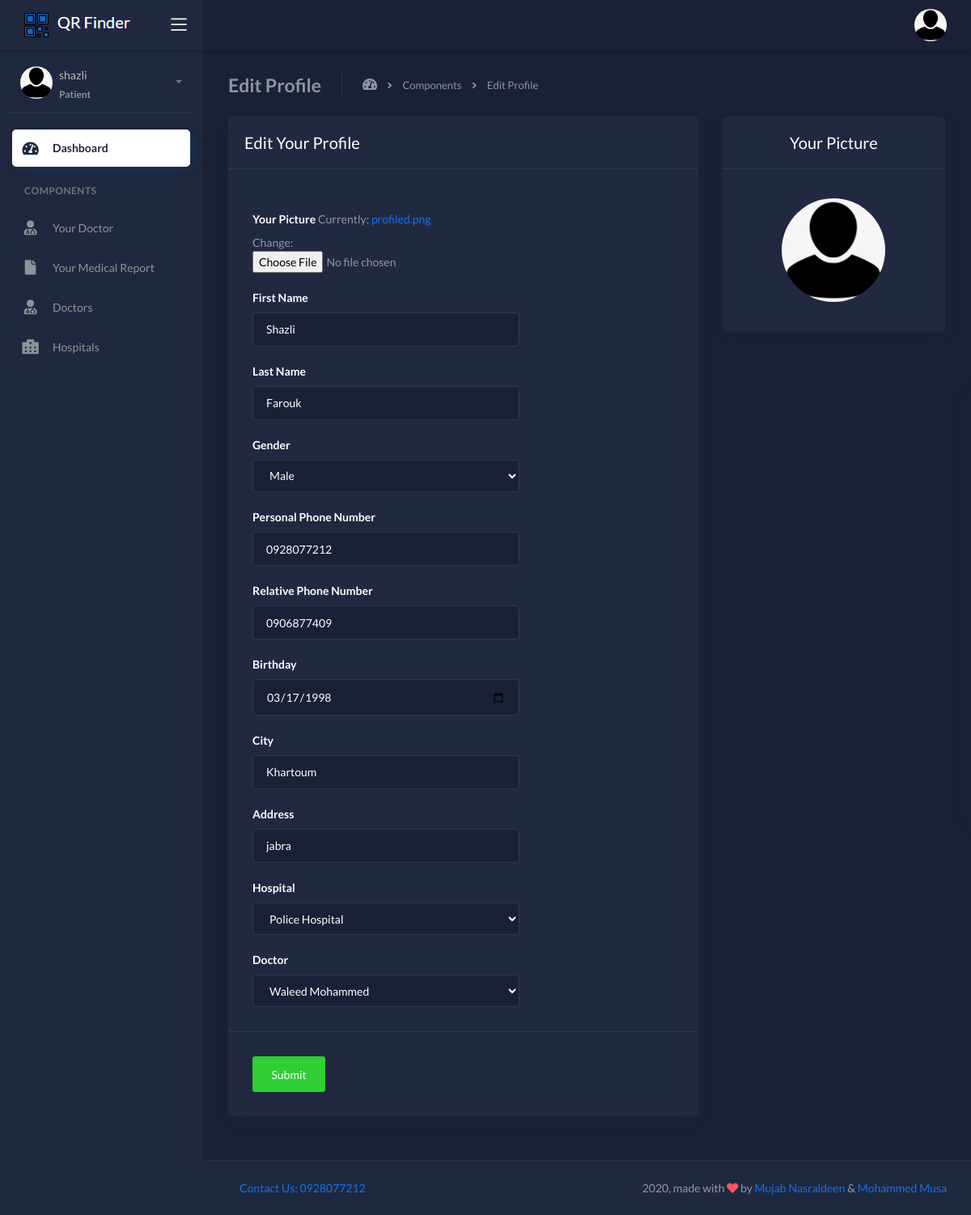
The app's page /ptaccount/ (signed in) with its own data.
### core/models.py (models this page shows, shortened)
class Patient(models.Model):
    GENDER_CHOICES = (
        ('None', 'Select...'),
        ('Male', 'Male'),
        ('Female', 'Female'),
    )
    user           = models.OneToOneField(User,null=True, blank=True, on_delete=models.CASCADE)
    picture        = models.ImageField(default="profiled.png", null=True, blank=True)
    firstname      = models.CharField(max_length=100)
    lastname       = models.CharField(max_length=100)
    gender         = models.CharField(max_length=10, choices=GENDER_CHOICES)
    birthday       = models.DateField(null=True, blank=True)
    city           = models.CharField(max_length=20)
    address        = models.CharField(max_length=100)
    personal_phone = models.CharField(max_length=15, blank=False)
    relative_phone = models.CharField(max_length=15, blank=False)
    hospital       = models.ForeignKey(Hospital, null=True, blank=True, on_delete=models.CASCADE)
    doctor         = models.ForeignKey(Doctor, null=True, blank=True, on_delete=models.CASCADE)

### core/decorators.py (the view)
		def wrapper_func(request, *args, **kwargs):
			group = None
			if request.user.groups.exists():
				group = request.user.groups.all()[0].name
			if group in allowed_roles:
				return view_func(request, *args, **kwargs)
			else:
				return HttpResponse('You are not authorized to view this page')

### core/models.py (called while the page is built)
    def __str__(self):
        return self.name

    def __str__(self):
        return self.firstname + " " + self.lastname

### core/views.py (called while the page is built)
@login_required(login_url='login')
@allowed_users(allowed_roles=['patient'])
def ptaccountSettings(request):
	patient = request.user.patient
	form = PatientForm(instance=patient)
	if request.method == 'POST':
		form = PatientForm(request.POST, request.FILES,instance=patient)
		if form.is_valid():
			form.save()
	context = {'form':form}
	return render(request, 'pt_account_settings.html', context)

### templates/pt_account_settings.html (shortened to what this page needs)
{%  extends 'base.html' %}
{% load static %}
{% block content %}
<div class="page-header">
    <h4 class="page-title">Edit Profile</h4>
    <ul class="breadcrumbs">
        <li class="nav-home">
            <a href="#">
                <i class="fas fa-tachometer-alt"></i>
            </a>
        </li>
        <li class="separator">
            <i class="fas fa-angle-right"></i>
        </li>
        <li class="nav-item">
            <a href="#">Components</a>
        </li>
        <li class="separator">
            <i class="fas fa-angle-right"></i>
        </li>
        <li class="nav-item">
            <a href="#">Edit Profile</a>
        </li>
    </ul>
</div>
<div class="row">
    <div class="col">
        <div class="card">
            <div class="card-header">
                <div class="card-title">
                    <span>Edit Your Profile</span>
                </div>
            </div>
            <br />
                <form method="POST" action="" enctype="multipart/form-data">
                    <div class="card-body">
                        <div class="row">
                            <div class="col-12 col-md-8">
                                <div class="form-group">
                                    <label for="exampleFormControlFile1">Your Picture</label>
                                    {{ form.picture }}
                                </div>
                                <div class="form-group">
                                    <label>First Name</label>
                                    {{ form.firstname }}
                                </div>
                                <div class="form-group">
                                    <label>Last Name</label>
                                    {{ form.lastname }}
                                </div>
                                <div class="form-group">
                                    <label for="exampleFormControlSelect1">Gender</label>
                                    {{ form.gender }}
                                </div>
                                <div class="form-group">
                                    <label>Personal Phone Number</label>
                                    {{ form.personal_phone }}
                                </div>
                                <div class="form-group">
                                    <label>Relative Phone Number</label>
                                    {{ form.relative_phone }}
                                </div>
                                <div class="form-group">
                                    <label>Birthday</label>
                                    {{ form.birthday }}
                                </div>
                                <div class="form-group">
                                    <label>City</label>
                                    {{ form.city }}
                                </div>
                                <div class="form-group">
                                    <label>Address</label>
                                    {{ form.address }}
                                </div>
                                <div class="form-group">
                                    <label>Hospital</label>
                                    {{ form.hospital }}
                                </div>
                                <div class="form-group">
                                    <label>Doctor</label>
                                    {{ form.doctor }}
                                </div>
                            </div>
                        </div>
                    </div>
                    <div class="card-action">
                        <button type="submit" class="btn btn-success">Submit</button>
                    </div>
                </form>
        </div>
    </div>
    <div class="col-6 col-md-4">
        <div class="card">
            <center><div class="card-header">
                <h4 class="card-title">Your Picture</h4>
            </div></center>
            <div class="card-body">
                <p class="demo">
                    <center><div class="avatar avatar-xxl">
                        <img class="avatar-img rounded-circle" src="{{request.user.patient.picture.url}}">
                    </div> </center>
                </p>
            </div>
        </div>
    </div>
</div>
{% endblock %}

### templates/header.html (shortened to what this page needs)
{% load static %}
<div class="main-header">
    <div class="logo-header" data-background-color="dark2">
        <a href="#" class="logo">
            <img src="{% static '/img/qr4.png' %}" alt="navbar brand" class="navbar-brand" style="width:40px;height:40px;" style="vertical-align:top">
            <img src="{% static '/img/qrlogo.png' %}" alt="navbar brand" class="navbar-brand">
        </a>
        <div class="nav-toggle">
            <button class="btn btn-toggle toggle-sidebar">
                <i class="icon-menu"></i>
            </button>
        </div>
    </div>
    <nav class="navbar navbar-header navbar-expand-lg" data-background-color="dark">
        <div class="container-fluid">
            <ul class="navbar-nav topbar-nav ml-md-auto align-items-center">
                <li class="nav-item dropdown hidden-caret">
                    {% if request.user.is_authenticated %}
                    {% for group in user.groups.all %}
                    {% if group.name == 'patient' %}
                    <a class="dropdown-toggle profile-pic" data-toggle="dropdown" href="#" aria-expanded="false">
                        <div class="avatar-sm">
                            <img src="{{ request.user.patient.picture.url }}" alt="..." class="avatar-img rounded-circle">
                        </div>
                    </a>
                    {% endif %}
                    {% endfor %}
                </li>
                {% endif %}
            </ul>
        </div>
    </nav>
</div>

### templates/sidebar.html (shortened to what this page needs)
{% load static %}
		<div class="sidebar sidebar-style-2" data-background-color="dark2">
			<div class="sidebar-wrapper scrollbar scrollbar-inner">
				{% if request.user.is_authenticated %}
				{% for group in user.groups.all %}
                {% if group.name == 'patient' %}
				<div class="sidebar-content">
					<div class="user">
						<div class="avatar-sm float-left mr-2">
							<img src="{{ request.user.patient.picture.url }}" alt="..." class="avatar-img rounded-circle">
						</div>
						<div class="info">
							<a data-toggle="collapse" href="#collapseExample" aria-expanded="true">
								<span>
									{{ request.user }}
									<span class="user-level">Patient</span>
									<span class="caret"></span>
								</span>
							</a>
						</div>
					</div>
					<ul class="nav nav-primary">
						<li class="nav-item active">
							<a href="{% url 'home' %}">
								<i class="fas fa-tachometer-alt"></i>
								<p>Dashboard</p>
							</a>
						</li>
						<li class="nav-section">
							<h4 class="text-section">Components</h4>
						</li>
						<li class="nav-item">
							<a href="{% url 'drofpatient' %}">
								<i class="fa fa-user-md"></i>
								<p>Your Doctor</p>
							</a>
						</li>
						<li class="nav-item">
							<a href="{% url 'patientmdr' %}">
								<i class="fa fa-file"></i>
								<p>Your Medical Report</p>
							</a>
						</li>
						<li class="nav-item">
							<a href="{% url 'doctors' %}">
								<i class="fa fa-user-md"></i>
								<p>Doctors</p>
							</a>
						</li>
						<li class="nav-item">
							<a href="{% url 'hospitals' %}">
								<i class="fas fa-hospital-alt"></i>
								<p>Hospitals</p>
							</a>
						</li>
					</ul>
				</div>
				{% endif %}
				{% endfor %}
				{% endif %}
			</div>
		</div>

### records on screen
Patient: firstname "Shazli", lastname "Farouk", gender "Male", personal_phone "0928077212", relative_phone "0906877409", birthday "03/17/1998", city "Khartoum", address "jabra", hospital "Police Hospital", doctor "Waleed Mohammed"

### other values on screen
{{ request.user }} "shazli"
